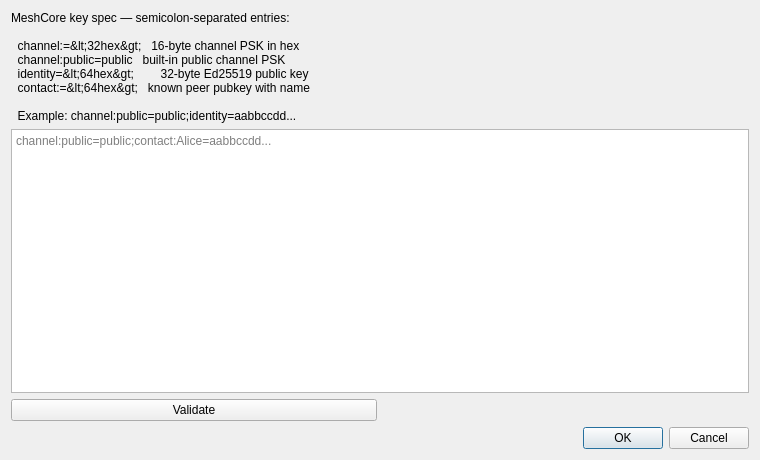
<?xml version="1.0" encoding="UTF-8"?>
<ui version="4.0">
 <class>MeshcoreKeysDialog</class>
 <widget class="QDialog" name="MeshcoreKeysDialog">
  <property name="geometry">
   <rect>
    <x>0</x>
    <y>0</y>
    <width>760</width>
    <height>460</height>
   </rect>
  </property>
  <property name="windowTitle">
   <string>Meshcore Keys</string>
  </property>
  <layout class="QVBoxLayout" name="verticalLayout">
   <item>
    <widget class="QLabel" name="helpLabel">
     <property name="text">
      <string>MeshCore key spec — semicolon-separated entries:

  channel:&lt;name&gt;=&lt;32hex&gt;   16-byte channel PSK in hex
  channel:public=public   built-in public channel PSK
  identity=&lt;64hex&gt;        32-byte Ed25519 public key
  contact:&lt;name&gt;=&lt;64hex&gt;   known peer pubkey with name

  Example: channel:public=public;identity=aabbccdd...</string>
     </property>
     <property name="wordWrap">
      <bool>true</bool>
     </property>
    </widget>
   </item>
   <item>
    <widget class="QTextEdit" name="keyEditor">
     <property name="toolTip">
      <string>Enter one or more key specs used to decrypt Meshcore packets.</string>
     </property>
      <property name="placeholderText">
       <string>channel:public=public;contact:Alice=aabbccdd...</string>
      </property>
    </widget>
   </item>
   <item>
    <layout class="QHBoxLayout" name="statusLayout">
     <item>
      <widget class="QPushButton" name="validate">
       <property name="toolTip">
        <string>Validate key syntax and count without saving.</string>
       </property>
       <property name="text">
        <string>Validate</string>
       </property>
      </widget>
     </item>
     <item>
      <widget class="QLabel" name="statusLabel">
       <property name="toolTip">
        <string>Validation status for the current key list.</string>
       </property>
       <property name="wordWrap">
        <bool>true</bool>
       </property>
      </widget>
     </item>
    </layout>
   </item>
   <item>
    <widget class="QDialogButtonBox" name="buttonBox">
     <property name="orientation">
      <enum>Qt::Horizontal</enum>
     </property>
     <property name="standardButtons">
      <set>QDialogButtonBox::Cancel|QDialogButtonBox::Ok</set>
     </property>
    </widget>
   </item>
  </layout>
 </widget>
 <resources/>
 <connections>
  <connection>
   <sender>buttonBox</sender>
   <signal>accepted()</signal>
   <receiver>MeshcoreKeysDialog</receiver>
   <slot>accept()</slot>
   <hints>
    <hint type="sourcelabel">
     <x>248</x>
     <y>254</y>
    </hint>
    <hint type="destinationlabel">
     <x>157</x>
     <y>274</y>
    </hint>
   </hints>
  </connection>
  <connection>
   <sender>buttonBox</sender>
   <signal>rejected()</signal>
   <receiver>MeshcoreKeysDialog</receiver>
   <slot>reject()</slot>
   <hints>
    <hint type="sourcelabel">
     <x>316</x>
     <y>260</y>
    </hint>
    <hint type="destinationlabel">
     <x>286</x>
     <y>274</y>
    </hint>
   </hints>
  </connection>
 </connections>
</ui>
